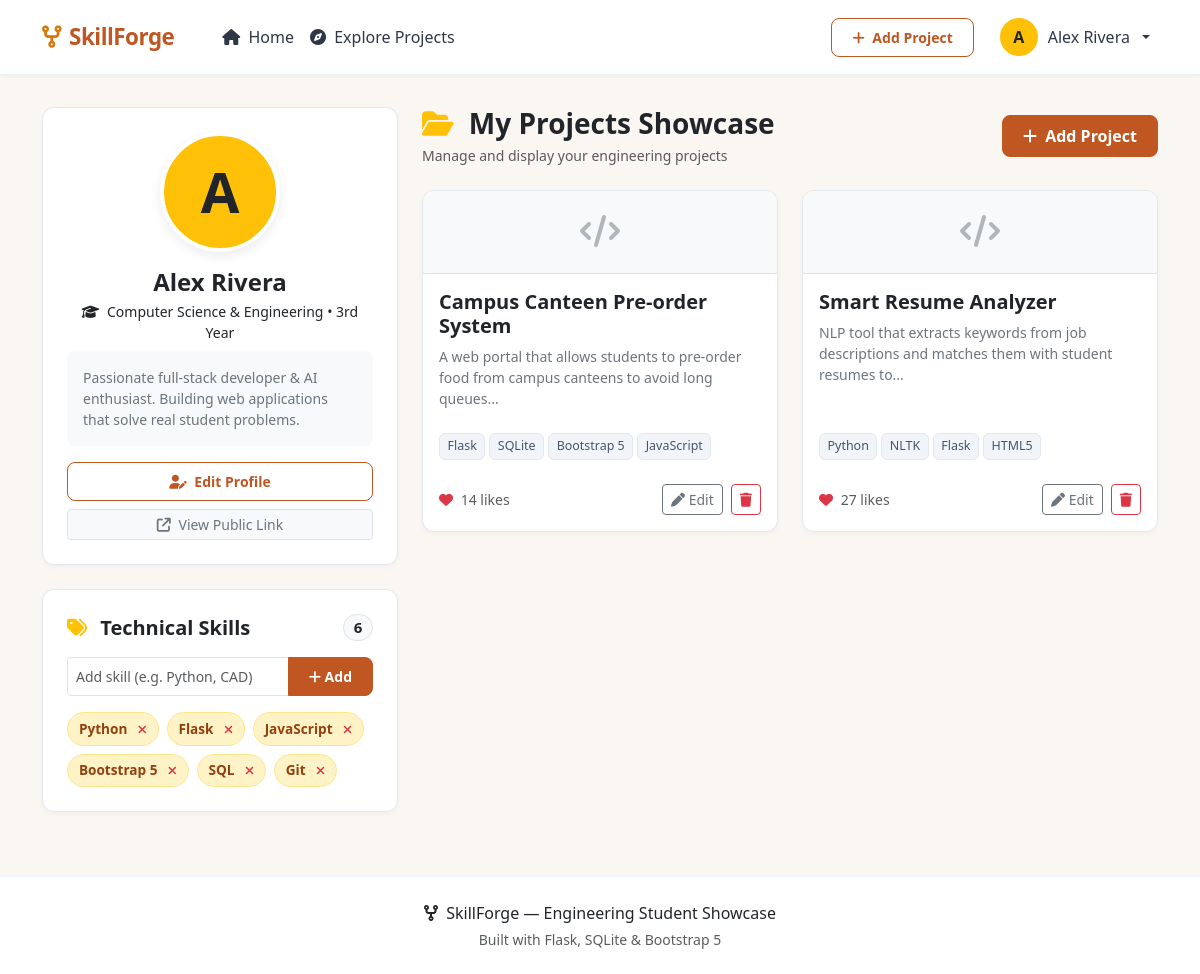
The page /dashboard (signed in) on the database its author committed.
### app.py (models this page shows, shortened)
class User(db.Model):
    id = db.Column(db.Integer, primary_key=True)
    name = db.Column(db.String(100), nullable=False)
    email = db.Column(db.String(120), unique=True, nullable=False)
    password_hash = db.Column(db.String(256), nullable=False)
    branch = db.Column(db.String(100), nullable=True)
    year = db.Column(db.String(20), nullable=True)
    bio = db.Column(db.Text, nullable=True)
    profile_pic = db.Column(db.String(255), nullable=True, default='default_avatar.png')
    created_at = db.Column(db.DateTime, default=datetime.utcnow)
    skills = db.relationship('Skill', backref='user', lazy=True, cascade="all, delete-orphan")
    projects = db.relationship('Project', backref='user', lazy=True, cascade="all, delete-orphan")

class Skill(db.Model):
    id = db.Column(db.Integer, primary_key=True)
    user_id = db.Column(db.Integer, db.ForeignKey('user.id'), nullable=False)
    skill_name = db.Column(db.String(50), nullable=False)

class Project(db.Model):
    id = db.Column(db.Integer, primary_key=True)
    user_id = db.Column(db.Integer, db.ForeignKey('user.id'), nullable=False)
    title = db.Column(db.String(150), nullable=False)
    description = db.Column(db.Text, nullable=False)
    tech_used = db.Column(db.String(200), nullable=True)
    github_link = db.Column(db.String(255), nullable=True)
    image = db.Column(db.String(255), nullable=True)
    likes = db.Column(db.Integer, default=0)
    created_at = db.Column(db.DateTime, default=datetime.utcnow)

### app.py (the view)
@app.route('/dashboard')
def dashboard():
    if 'user_id' not in session:
        flash('Please login to access your dashboard.', 'warning')
        return redirect(url_for('login'))
    user = User.query.get_or_404(session['user_id'])
    return render_template('dashboard.html', user=user)

### app.py (called while the page is built)
@app.context_processor
def inject_user():
    current_user = None
    if 'user_id' in session:
        current_user = User.query.get(session['user_id'])
    return dict(current_user=current_user)

### templates/dashboard.html (shortened to what this page needs)
{% extends "base.html" %}
{% block content %}
<div class="row g-4 py-3">
    <div class="col-lg-4">
        <div class="card card-custom p-4 text-center mb-4">
            <div class="position-relative d-inline-block mx-auto mb-3">
                {% if user.profile_pic and user.profile_pic != 'default_avatar.png' %}
                    <img src="{{ url_for('static', filename='uploads/' + user.profile_pic) }}" class="profile-avatar" alt="{{ user.name }}">
                {% else %}
                    <div class="profile-avatar bg-warning text-dark d-flex align-items-center justify-content-center fw-bold display-4 mx-auto">
                        {{ user.name[0] | upper }}
                    </div>
                {% endif %}
            </div>
            <h4 class="fw-bold text-dark mb-1">{{ user.name }}</h4>
            <p class="text-amber fw-medium small mb-2">
                <i class="fa-solid fa-graduation-cap me-1"></i> {{ user.branch or 'Department Not Specified' }}
                {% if user.year %} &bull; {{ user.year }}{% endif %}
            </p>
            <p class="text-secondary small mb-3 text-start bg-light p-3 rounded-3">
                {% if user.bio %}
                    {{ user.bio }}
                {% else %}
                    <em class="text-muted">No bio added yet. Click "Edit Profile" below to introduce yourself.</em>
                {% endif %}
            </p>
            <div class="d-grid gap-2">
                <a href="{{ url_for('edit_profile') }}" class="btn btn-outline-custom btn-sm">
                    <i class="fa-solid fa-user-pen me-1"></i> Edit Profile
                </a>
                <a href="{{ url_for('public_profile', user_id=user.id) }}" class="btn btn-sm btn-light border text-secondary" target="_blank">
                    <i class="fa-solid fa-arrow-up-right-from-square me-1"></i> View Public Link
                </a>
            </div>
        </div>
        <div class="card card-custom p-4">
            <h5 class="fw-bold text-dark mb-3 d-flex align-items-center justify-content-between">
                <span><i class="fa-solid fa-tags text-warning me-2"></i> Technical Skills</span>
                <span class="badge bg-light text-dark rounded-pill border">{{ user.skills | length }}</span>
            </h5>
            <form action="{{ url_for('add_skill') }}" method="POST" class="mb-3">
                <div class="input-group">
                    <input type="text" name="skill_name" class="form-control form-control-sm" placeholder="Add skill (e.g. Python, CAD)" required>
                    <button type="submit" class="btn btn-primary-custom btn-sm"><i class="fa-solid fa-plus"></i> Add</button>
                </div>
            </form>
            <div class="d-flex flex-wrap gap-2">
                {% for skill in user.skills %}
                    <div class="skill-badge">
                        <span>{{ skill.skill_name }}</span>
                        <form action="{{ url_for('delete_skill', skill_id=skill.id) }}" method="POST" class="d-inline">
                            <button type="submit" class="border-0 bg-transparent text-danger p-0 ms-1" style="font-size: 0.75rem;" title="Remove skill">
                                <i class="fa-solid fa-xmark"></i>
                            </button>
                        </form>
                    </div>
                {% else %}
                    <p class="text-muted small mb-0">No skills added yet. Add your technical stack above!</p>
                {% endfor %}
            </div>
        </div>
    </div>
    <div class="col-lg-8">
        <div class="d-flex justify-content-between align-items-center mb-4">
            <div>
                <h3 class="fw-bold text-dark mb-1"><i class="fa-solid fa-folder-open text-warning me-2"></i> My Projects Showcase</h3>
                <p class="text-muted small mb-0">Manage and display your engineering projects</p>
            </div>
            <a href="{{ url_for('add_project') }}" class="btn btn-primary-custom">
                <i class="fa-solid fa-plus me-1"></i> Add Project
            </a>
        </div>
        <div class="row g-4">
            {% for project in user.projects %}
                <div class="col-md-6">
                    <div class="card card-custom h-100">
                        {% if project.image %}
                            <img src="{{ url_for('static', filename='uploads/' + project.image) }}" class="card-img-top" style="height: 160px; object-fit: cover;" alt="{{ project.title }}">
                        {% else %}
                            <div class="bg-light text-center py-4 border-bottom">
                                <i class="fa-solid fa-code fa-2x text-secondary opacity-50"></i>
                            </div>
                        {% endif %}
                        <div class="card-body d-flex flex-column">
                            <h5 class="card-title fw-bold text-dark mb-2">{{ project.title }}</h5>
                            <p class="card-text text-secondary small flex-grow-1">
                                {{ project.description | truncate(100) }}
                            </p>
                            {% if project.tech_used %}
                                <div class="d-flex flex-wrap gap-1 my-2">
                                    {% for tech in project.tech_used.split(',') %}
                                        <span class="tech-tag">{{ tech.strip() }}</span>
                                    {% endfor %}
                                </div>
                            {% endif %}
                        </div>
                        <div class="card-footer bg-transparent border-top-0 d-flex justify-content-between align-items-center pb-3 pt-0">
                            <span class="small text-muted"><i class="fa-solid fa-heart text-danger me-1"></i> {{ project.likes }} likes</span>
                            <div class="d-flex gap-2">
                                <a href="{{ url_for('edit_project', project_id=project.id) }}" class="btn btn-sm btn-outline-secondary">
                                    <i class="fa-solid fa-pen"></i> Edit
                                </a>
                                <form action="{{ url_for('delete_project', project_id=project.id) }}" method="POST" onsubmit="return confirm('Are you sure you want to delete this project?');">
                                    <button type="submit" class="btn btn-sm btn-outline-danger">
                                        <i class="fa-solid fa-trash"></i>
                                    </button>
                                </form>
                            </div>
                        </div>
                    </div>
                </div>
            {% endfor %}
        </div>
    </div>
</div>
{% endblock %}

### templates/base.html (shortened to what this page needs)
<!DOCTYPE html>
<html lang="en">
<head>
    <link href="https://cdn.jsdelivr.net/npm/bootstrap@5.3.2/dist/css/bootstrap.min.css" rel="stylesheet">
    <link href="https://cdnjs.cloudflare.com/ajax/libs/font-awesome/6.4.0/css/all.min.css" rel="stylesheet">
    <link href="{{ url_for('static', filename='css/style.css') }}" rel="stylesheet">
</head>
<body>
    <nav class="navbar navbar-expand-lg navbar-custom sticky-top py-2">
        <div class="container">
            <a class="navbar-brand navbar-brand-logo d-flex align-items-center gap-2" href="{{ url_for('home') }}">
                <i class="fa-solid fa-code-fork"></i>
                <span>SkillForge</span>
            </a>
            <div class="collapse navbar-collapse" id="navbarContent">
                <ul class="navbar-nav me-auto mb-2 mb-lg-0 ms-lg-4">
                    <li class="nav-item">
                        <a class="nav-link" href="{{ url_for('home') }}"><i class="fa-solid fa-house me-1"></i> Home</a>
                    </li>
                    <li class="nav-item">
                        <a class="nav-link" href="{{ url_for('explore') }}"><i class="fa-solid fa-compass me-1"></i> Explore Projects</a>
                    </li>
                </ul>
                <ul class="navbar-nav ms-auto align-items-lg-center gap-2">
                    {% if session.user_id %}
                        <li class="nav-item">
                            <a class="btn btn-sm btn-outline-custom me-2" href="{{ url_for('add_project') }}">
                                <i class="fa-solid fa-plus me-1"></i> Add Project
                            </a>
                        </li>
                        <li class="nav-item dropdown">
                            <a class="nav-link dropdown-toggle d-flex align-items-center gap-2" href="#" role="button" data-bs-toggle="dropdown">
                                {% if current_user and current_user.profile_pic and current_user.profile_pic != 'default_avatar.png' %}
                                    <img src="{{ url_for('static', filename='uploads/' + current_user.profile_pic) }}" class="profile-avatar-sm" alt="Profile">
                                {% else %}
                                    <div class="profile-avatar-sm bg-warning d-flex align-items-center justify-content-center fw-bold text-dark">
                                        {{ session.user_name[0] | upper }}
                                    </div>
                                {% endif %}
                                <span>{{ session.user_name }}</span>
                            </a>
                        </li>
                    {% endif %}
                </ul>
            </div>
        </div>
    </nav>
    <div class="container mt-3 main-wrapper">
        {% block content %}{% endblock %}
    </div>
    <footer class="py-4 mt-5">
        <div class="container text-center">
            <p class="mb-1 fw-medium text-dark"><i class="fa-solid fa-code-fork text-amber me-1"></i> SkillForge &mdash; Engineering Student Showcase</p>
            <p class="small text-muted mb-0">Built with Flask, SQLite & Bootstrap 5</p>
        </div>
    </footer>
</body>
</html>

### static/css/style.css (style rules this page uses)
:root { --primary: #c05621; --primary-hover: #9c4214; --primary-light: #fef3c7; --accent: #d97706; --bg-main: #faf7f2; --bg-card: #ffffff; --text-dark: #2d3748; --text-muted: #718096; --border-color: #e2e8f0; --shadow-sm: 0 2px 4px rgba(0,0,0,0.04); --shadow-md: 0 4px 12px rgba(0,0,0,0.08); --radius: 12px; }
body { background-color: var(--bg-main); color: var(--text-dark); font-family: 'Segoe UI', system-ui, -apple-system, Roboto, sans-serif; min-height: 100vh; display: flex; flex-direction: column; }
.main-wrapper { flex: 1; }
.navbar-custom { background-color: #ffffff; border-bottom: 1px solid #edf2f7; box-shadow: var(--shadow-sm); }
.navbar-brand-logo { font-weight: 800; font-size: 1.4rem; color: var(--primary) !important; letter-spacing: -0.5px; }
.navbar-brand-logo i { color: var(--accent); }
.nav-link { font-weight: 500; color: var(--text-dark); transition: color 0.2s ease; }
.card-custom { background: var(--bg-card); border: 1px solid var(--border-color); border-radius: var(--radius); box-shadow: var(--shadow-sm); transition: transform 0.2s ease, box-shadow 0.2s ease; overflow: hidden; }
.btn-primary-custom { background-color: var(--primary); border-color: var(--primary); color: #ffffff; font-weight: 600; border-radius: 8px; padding: 0.5rem 1.25rem; transition: all 0.2s ease; }
.btn-outline-custom { color: var(--primary); border-color: var(--primary); font-weight: 600; border-radius: 8px; padding: 0.5rem 1.25rem; }
.skill-badge { background-color: var(--primary-light); color: #92400e; font-weight: 600; font-size: 0.85rem; padding: 0.4em 0.8em; border-radius: 20px; display: inline-flex; align-items: center; gap: 0.4rem; border: 1px solid #fde68a; }
.tech-tag { background-color: #f1f5f9; color: #475569; font-size: 0.78rem; font-weight: 500; padding: 0.25em 0.6em; border-radius: 6px; border: 1px solid #e2e8f0; }
.profile-avatar { width: 120px; height: 120px; object-fit: cover; border-radius: 50%; border: 4px solid #ffffff; box-shadow: var(--shadow-md); }
.profile-avatar-sm { width: 42px; height: 42px; object-fit: cover; border-radius: 50%; border: 2px solid #ffffff; }
footer { background-color: #ffffff; border-top: 1px solid #edf2f7; color: var(--text-muted); }

### rows shown on the page
User: user_name "Alex Rivera", name "A", name "Alex Rivera", branch "Computer Science & Engineering", year "3rd Year", bio "Passionate full-stack developer & AI enthusiast. Building web applications that solve real student problems."
Skill: skill_name "Python"
Skill: skill_name "Flask"
Skill: skill_name "JavaScript"
Skill: skill_name "Bootstrap 5"
Skill: skill_name "SQL"
Skill: skill_name "Git"
Project: title "Campus Canteen Pre-order System", description "A web portal that allows students to pre-order food from campus canteens to avoid long queues...", strip "Flask" "SQLite" "Bootstrap 5" "JavaScript", likes "14"
Project: title "Smart Resume Analyzer", description "NLP tool that extracts keywords from job descriptions and matches them with student resumes to...", strip "Python" "NLTK" "Flask" "HTML5", likes "27"

### other values the page prints
{{ session.user_name[0] | upper }} "A"
{{ user.skills | length }} "6"
